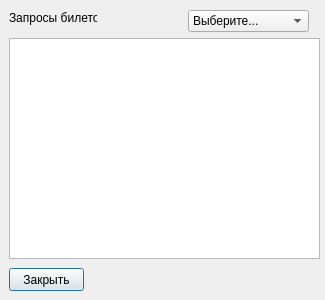
<?xml version="1.0" encoding="UTF-8"?>
<ui version="4.0">
 <class>TicketsViewWindow</class>
 <widget class="QDialog" name="TicketsViewWindow">
  <property name="geometry">
   <rect>
    <x>0</x>
    <y>0</y>
    <width>325</width>
    <height>300</height>
   </rect>
  </property>
  <property name="minimumSize">
   <size>
    <width>325</width>
    <height>200</height>
   </size>
  </property>
  <property name="maximumSize">
   <size>
    <width>325</width>
    <height>300</height>
   </size>
  </property>
  <property name="windowTitle">
   <string>Просмотр запросов</string>
  </property>
  <property name="windowIcon">
   <iconset resource="icons.qrc">
    <normaloff>:/new/prefix1/icons1/samolet.jpg</normaloff>:/new/prefix1/icons1/samolet.jpg</iconset>
  </property>
  <widget class="QTableView" name="ticketsView">
   <property name="geometry">
    <rect>
     <x>9</x>
     <y>38</y>
     <width>311</width>
     <height>221</height>
    </rect>
   </property>
   <property name="editTriggers">
    <set>QAbstractItemView::NoEditTriggers</set>
   </property>
   <property name="dragDropOverwriteMode">
    <bool>false</bool>
   </property>
   <property name="selectionMode">
    <enum>QAbstractItemView::SingleSelection</enum>
   </property>
   <property name="sortingEnabled">
    <bool>true</bool>
   </property>
  </widget>
  <widget class="QPushButton" name="pushButton">
   <property name="geometry">
    <rect>
     <x>9</x>
     <y>268</y>
     <width>75</width>
     <height>23</height>
    </rect>
   </property>
   <property name="maximumSize">
    <size>
     <width>100</width>
     <height>16777215</height>
    </size>
   </property>
   <property name="text">
    <string>Закрыть</string>
   </property>
  </widget>
  <widget class="QLabel" name="label">
   <property name="geometry">
    <rect>
     <x>9</x>
     <y>10</y>
     <width>88</width>
     <height>16</height>
    </rect>
   </property>
   <property name="text">
    <string>Запросы билетов</string>
   </property>
  </widget>
  <widget class="QComboBox" name="statusFilter">
   <property name="geometry">
    <rect>
     <x>188</x>
     <y>10</y>
     <width>121</width>
     <height>22</height>
    </rect>
   </property>
   <item>
    <property name="text">
     <string>Выберите...</string>
    </property>
   </item>
   <item>
    <property name="text">
     <string>Покупка</string>
    </property>
   </item>
   <item>
    <property name="text">
     <string>Возврат</string>
    </property>
   </item>
   <item>
    <property name="text">
     <string>Куплен</string>
    </property>
   </item>
   <item>
    <property name="text">
     <string>Возвращён</string>
    </property>
   </item>
  </widget>
 </widget>
 <resources>
  <include location="icons.qrc"/>
 </resources>
 <connections>
  <connection>
   <sender>pushButton</sender>
   <signal>clicked()</signal>
   <receiver>TicketsViewWindow</receiver>
   <slot>close()</slot>
   <hints>
    <hint type="sourcelabel">
     <x>58</x>
     <y>279</y>
    </hint>
    <hint type="destinationlabel">
     <x>199</x>
     <y>149</y>
    </hint>
   </hints>
  </connection>
  <connection>
   <sender>ticketsView</sender>
   <signal>activated(QModelIndex)</signal>
   <receiver>TicketsViewWindow</receiver>
   <slot>answerToReq(QModelIndex)</slot>
   <hints>
    <hint type="sourcelabel">
     <x>164</x>
     <y>135</y>
    </hint>
    <hint type="destinationlabel">
     <x>164</x>
     <y>149</y>
    </hint>
   </hints>
  </connection>
  <connection>
   <sender>statusFilter</sender>
   <signal>activated(QString)</signal>
   <receiver>TicketsViewWindow</receiver>
   <slot>startFilter(QString)</slot>
   <hints>
    <hint type="sourcelabel">
     <x>248</x>
     <y>20</y>
    </hint>
    <hint type="destinationlabel">
     <x>162</x>
     <y>149</y>
    </hint>
   </hints>
  </connection>
 </connections>
 <slots>
  <slot>answerToReq(QModelIndex)</slot>
  <slot>startFilter(QString)</slot>
 </slots>
</ui>
